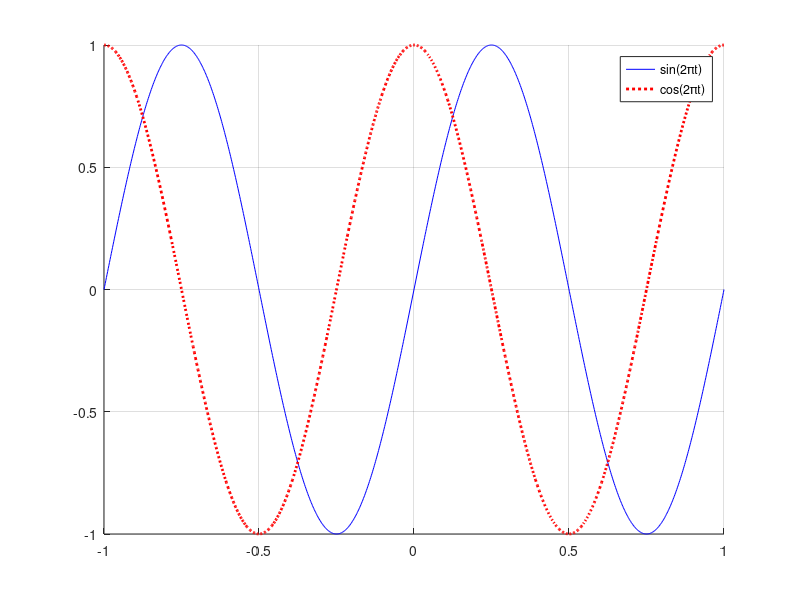

This chart was generated by the following MATLAB code:
figure
t = linspace(-1, 1, 1024);
hold on
plot(t, sin(2 * pi * t), 'b');
plot(t, cos(2 * pi * t), 'r:', 'LineWidth', 2);
hold off
grid
legend('sin(2\pi{}t)', 'cos(2\pi{}t)');
print('output.pdf', '-dpdf', '-bestfit', '-opengl');
